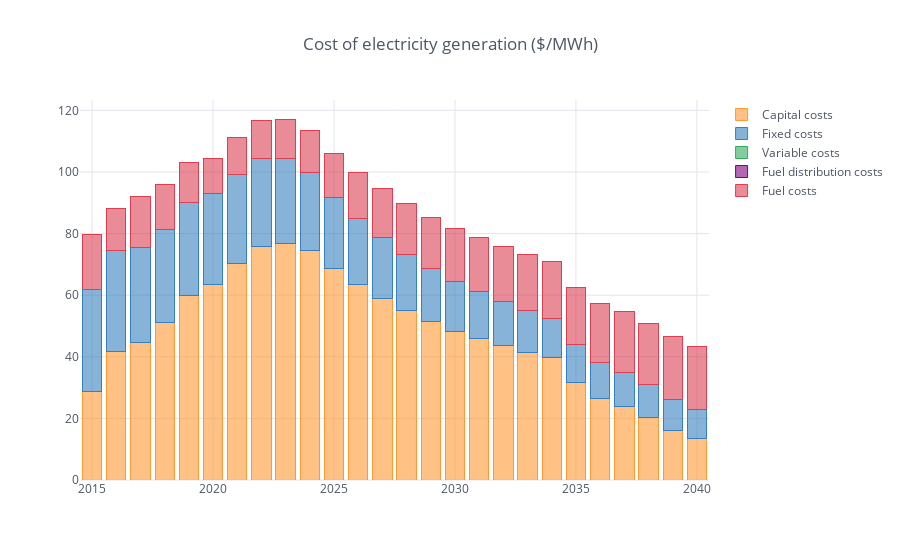

The code cell stored with this chart in its notebook:
### Code cell
ele_cos_df.iplot(kind='bar',barmode='stack',x='y',title='Cost of electricity generation ($/MWh)')

### Figure 1 — Plotly figure (JSON) as saved in the notebook; plotly's stock layout.template omitted (floating-point values rounded to 4 significant figures)
{"data": [{"marker": {"color": "rgba(255, 153, 51, 0.6)", "line": {"color": "rgba(255, 153, 51, 1.0)", "width": 1}}, "name": "Capital costs", "orientation": "v", "text": "", "type": "bar", "uid": "a8349739-9e36-4ab5-afdf-b67b09ce9617", "x": [2015, 2016, 2017, 2018, 2019, 2020, 2021, 2022, 2023, 2024, 2025, 2026, 2027, 2028, 2029, 2030, 2031, 2032, 2033, 2034, 2035, 2036, 2037, 2038, 2039, 2040], "y": [28.58, 41.86, 44.59, 51.09, 59.84, 63.61, 70.33, 75.7, 76.91, 74.5, 68.52, 63.36, 58.86, 54.92, 51.43, 48.32, 45.85, 43.59, 41.53, 39.64, 31.62, 26.55, 23.89, 20.35, 16.19, 13.35]}, {"marker": {"color": "rgba(55, 128, 191, 0.6)", "line": {"color": "rgba(55, 128, 191, 1.0)", "width": 1}}, "name": "Fixed costs", "orientation": "v", "text": "", "type": "bar", "uid": "519fce2d-1158-428c-8bd0-d832d64ef7d4", "x": [2015, 2016, 2017, 2018, 2019, 2020, 2021, 2022, 2023, 2024, 2025, 2026, 2027, 2028, 2029, 2030, 2031, 2032, 2033, 2034, 2035, 2036, 2037, 2038, 2039, 2040], "y": [33.24, 32.79, 30.95, 30.24, 30.17, 29.44, 28.98, 28.66, 27.62, 25.24, 23.2, 21.41, 19.89, 18.38, 17.15, 16.11, 15.28, 14.3, 13.62, 12.91, 12.26, 11.66, 11.17, 10.66, 10.02, 9.427]}, {"marker": {"color": "rgba(50, 171, 96, 0.6)", "line": {"color": "rgba(50, 171, 96, 1.0)", "width": 1}}, "name": "Variable costs", "orientation": "v", "text": "", "type": "bar", "uid": "1842701e-367f-428a-a751-1b287701ead9", "x": [2015, 2016, 2017, 2018, 2019, 2020, 2021, 2022, 2023, 2024, 2025, 2026, 2027, 2028, 2029, 2030, 2031, 2032, 2033, 2034, 2035, 2036, 2037, 2038, 2039, 2040], "y": [0, 0, 0, 0, 0, 0, 0, 0, 0, 0, 0, 0, 0, 0, 0, 0, 0, 0, 0, 0, 0, 0, 0, 0, 0, 0]}, {"marker": {"color": "rgba(128, 0, 128, 0.6)", "line": {"color": "rgba(128, 0, 128, 1.0)", "width": 1}}, "name": "Fuel distribution costs", "orientation": "v", "text": "", "type": "bar", "uid": "377b0819-e9e8-4213-8d95-5d89c90300a4", "x": [2015, 2016, 2017, 2018, 2019, 2020, 2021, 2022, 2023, 2024, 2025, 2026, 2027, 2028, 2029, 2030, 2031, 2032, 2033, 2034, 2035, 2036, 2037, 2038, 2039, 2040], "y": [0, 0, 0, 0, 0, 0, 0, 0, 0, 0, 0, 0, 0, 0, 0, 0, 0, 0, 0, 0, 0, 0, 0, 0, 0, 0]}, {"marker": {"color": "rgba(219, 64, 82, 0.6)", "line": {"color": "rgba(219, 64, 82, 1.0)", "width": 1}}, "name": "Fuel costs", "orientation": "v", "text": "", "type": "bar", "uid": "ce36732f-dc6c-4db5-bf3e-2a3138a1ae48", "x": [2015, 2016, 2017, 2018, 2019, 2020, 2021, 2022, 2023, 2024, 2025, 2026, 2027, 2028, 2029, 2030, 2031, 2032, 2033, 2034, 2035, 2036, 2037, 2038, 2039, 2040], "y": [17.8, 13.65, 16.56, 14.6, 13.04, 11.43, 11.87, 12.41, 12.67, 13.58, 14.4, 15.22, 15.8, 16.33, 16.78, 17.09, 17.49, 17.85, 18.18, 18.49, 18.77, 19.15, 19.51, 19.93, 20.38, 20.56]}], "layout": {"barmode": "stack", "legend": {"bgcolor": "#FFFFFF", "font": {"color": "#4D5663"}, "traceorder": "normal"}, "paper_bgcolor": "#FFFFFF", "plot_bgcolor": "#FFFFFF", "title": {"font": {"color": "#4D5663"}, "text": "Cost of electricity generation ($/MWh)"}, "xaxis": {"gridcolor": "#E1E5ED", "showgrid": true, "tickfont": {"color": "#4D5663"}, "title": {"font": {"color": "#4D5663"}, "text": ""}, "zerolinecolor": "#E1E5ED"}, "yaxis": {"gridcolor": "#E1E5ED", "showgrid": true, "tickfont": {"color": "#4D5663"}, "title": {"font": {"color": "#4D5663"}, "text": ""}, "zerolinecolor": "#E1E5ED"}}}
